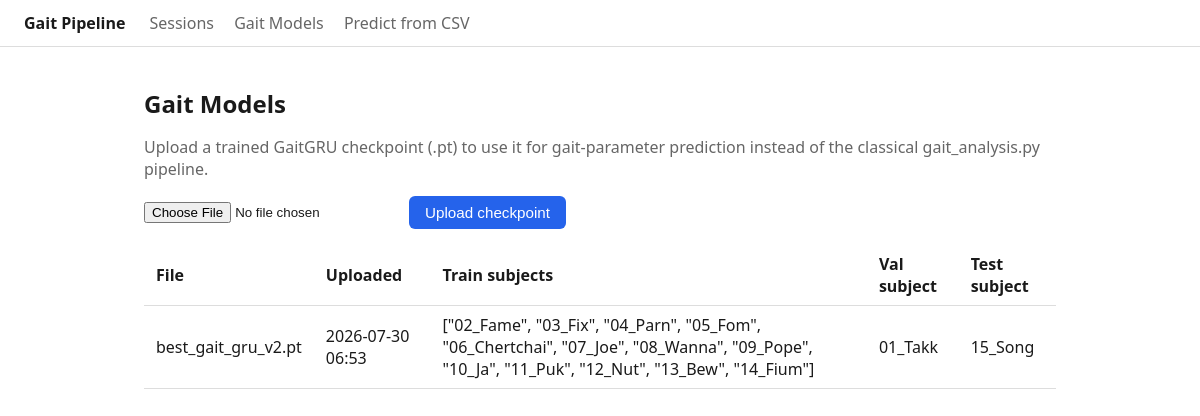
The app's page /models with its own data.
### app/db.py (models this page shows)
class GaitModel(Base):
    __tablename__ = "gait_models"
    id = Column(Integer, primary_key=True)
    filename = Column(String, nullable=False)
    stored_path = Column(String, nullable=False)
    uploaded_at = Column(DateTime, default=datetime.datetime.utcnow)
    train_subjects = Column(String, nullable=True)  # JSON-encoded list
    val_subject = Column(String, nullable=True)
    test_subject = Column(String, nullable=True)
    target_columns = Column(String, nullable=True)  # JSON-encoded list
    val_loss = Column(String, nullable=True)

### app/routes/models.py (the view)
@router.get("/models")
def list_models(request: Request):
    db = SessionLocal()
    try:
        gait_models = db.query(GaitModel).order_by(GaitModel.uploaded_at.desc()).all()
        return templates.TemplateResponse(
            request, "models.html", {"models": gait_models, "error": None}
        )
    finally:
        db.close()

### app/templates/models.html (shortened to what this page needs)
{% extends "base.html" %}
{% block content %}
<h1>Gait Models</h1>
<p class="muted">Upload a trained GaitGRU checkpoint (.pt) to use it for gait-parameter prediction
   instead of the classical gait_analysis.py pipeline.</p>
<form method="post" action="/models/upload" enctype="multipart/form-data" class="form-inline">
  <input type="file" name="checkpoint" accept=".pt" required>
  <button type="submit" class="button">Upload checkpoint</button>
</form>
<table class="data-table">
  <thead><tr><th>File</th><th>Uploaded</th><th>Train subjects</th><th>Val subject</th><th>Test subject</th></tr></thead>
  <tbody>
  {% for m in models %}
    <tr>
      <td>{{ m.filename }}</td>
      <td>{{ m.uploaded_at.strftime("%Y-%m-%d %H:%M") }}</td>
      <td>{{ m.train_subjects }}</td>
      <td>{{ m.val_subject }}</td>
      <td>{{ m.test_subject }}</td>
    </tr>
  {% else %}
    <tr><td colspan="5">No models uploaded yet.</td></tr>
  {% endfor %}
  </tbody>
</table>
{% endblock %}

### app/static/style.css (style rules this page uses)
:root { color-scheme: light dark; --bg: #ffffff; --fg: #1a1a1a; --muted: #666; --border: #ddd; --accent: #2563eb; --accent-fg: #ffffff; }
* { box-sizing: border-box; }
body { margin: 0; font-family: system-ui, -apple-system, "Segoe UI", sans-serif; background: var(--bg); color: var(--fg); }
h1 { font-size: 1.5rem; }
.muted { color: var(--muted); }
.button { display: inline-block; padding: 0.5rem 1rem; border-radius: 6px; background: var(--accent); color: var(--accent-fg); text-decoration: none; border: none; cursor: pointer; font-size: 0.95rem; }
.data-table { width: 100%; border-collapse: collapse; margin: 1rem 0; }
.data-table th, .data-table td { text-align: left; padding: 0.5rem 0.75rem; border-bottom: 1px solid var(--border); }
.form, .form-inline { display: flex; flex-direction: column; gap: 0.75rem; max-width: 420px; }
.form-inline { flex-direction: row; align-items: center; max-width: none; }

### records on screen
GaitModel: filename "best_gait_gru_v2.pt", uploaded_at "2026-07-30 06:53", train_subjects "[\"02_Fame\", \"03_Fix\", \"04_Parn\", \"05_Fom\", \"06_Chertchai\", \"07_Joe\", \"08_Wanna\", \"09_Pope\", \"10_Ja\", \"11_Puk\", \"12_Nut\", \"13_Bew\", \"14_Fium\"]", val_subject "01_Takk", test_subject "15_Song"
